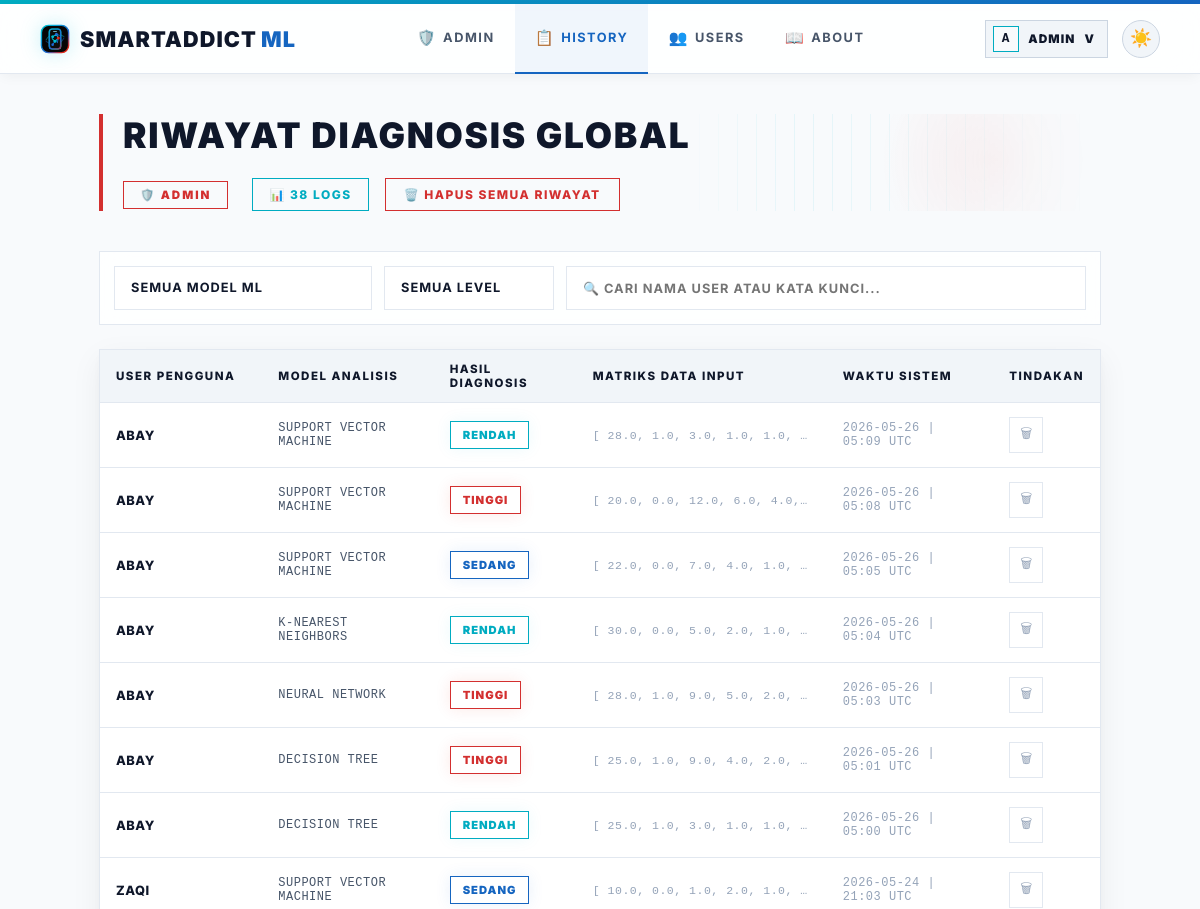
Before: /admin/history (signed in, upper part) with the older database file.
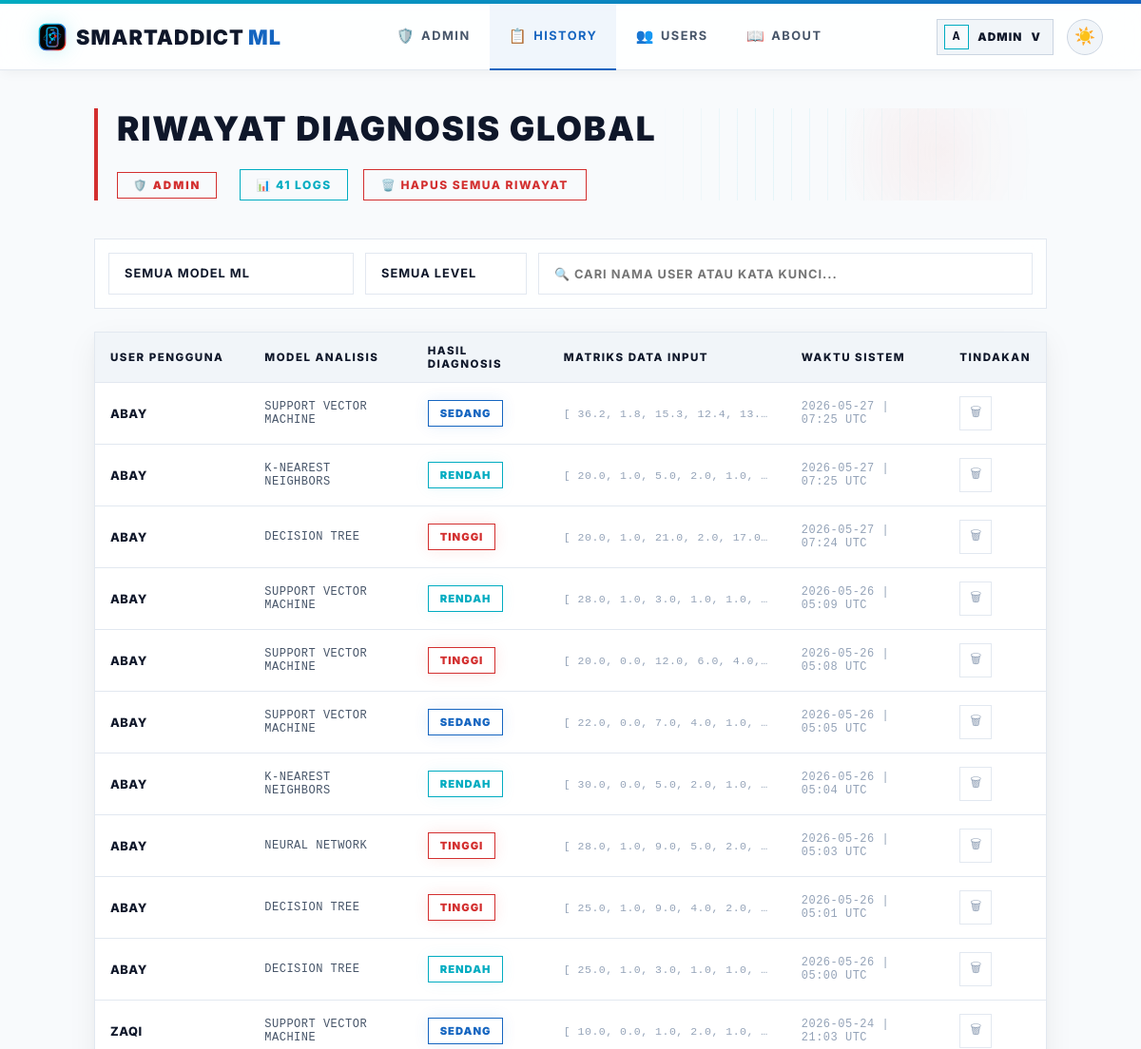
After: the same page with the newer database file.
### app.py (models this page shows, shortened)
class User(UserMixin, db.Model):
    id = db.Column(db.Integer, primary_key=True)
    username = db.Column(db.String(80), unique=True, nullable=False)
    password_hash = db.Column(db.String(200), nullable=False)
    role = db.Column(db.String(10), default='user')  # 'user' or 'admin'
    created_at = db.Column(db.DateTime, default=datetime.utcnow)
    predictions = db.relationship('Prediction', backref='user', lazy=True)
    @property
    def is_admin(self):
        return self.role == 'admin'

class Prediction(db.Model):
    id = db.Column(db.Integer, primary_key=True)
    user_id = db.Column(db.Integer, db.ForeignKey('user.id'), nullable=False)
    model_name = db.Column(db.String(50), nullable=False)
    input_values = db.Column(db.Text, nullable=False)  # JSON string
    result = db.Column(db.String(20), nullable=False)
    prediction_raw = db.Column(db.Integer, nullable=False)
    timestamp = db.Column(db.DateTime, default=datetime.utcnow)
    @property
    def input_list(self):
        return json.loads(self.input_values)

### app.py (the view)
@app.route("/admin/history")
@admin_required
def admin_history():
    all_preds = Prediction.query.order_by(Prediction.timestamp.desc()).all()
    return render_template("admin/all_history.html", predictions=all_preds, active_page='admin_history')

### app.py (called while the page is built)
@app.after_request
def add_no_cache(response):
    response.headers['Cache-Control'] = 'no-store, no-cache, must-revalidate, max-age=0'
    response.headers['Pragma'] = 'no-cache'
    response.headers['Expires'] = '0'
    return response

@login_manager.user_loader
def load_user(user_id):
    return User.query.get(int(user_id))

def admin_required(f):
    @wraps(f)
    @login_required
    def decorated(*args, **kwargs):
        if not current_user.is_admin:
            flash('Akses ditolak. Hanya admin yang bisa mengakses halaman ini.', 'error')
            return redirect(url_for('dashboard'))
        return f(*args, **kwargs)
    return decorated

### templates/admin/all_history.html (shortened to what this page needs)
{% extends "base.html" %}
{% block content %}
<main class="content">
    <div class="page-header">
        <div class="header-text">
            <h1>RIWAYAT DIAGNOSIS GLOBAL</h1>
        </div>
        <div class="header-actions">
            <span class="admin-badge" style="margin-right: 8px;">🛡️ ADMIN</span>
            <div class="count-badge">📊 <span id="vc">{{ predictions|length }}</span> LOGS</div>
            {% if predictions %}
            <form method="post" action="{{ url_for('admin_clear_all') }}" style="display:inline" onsubmit="return confirm('APAKAH ANDA YAKIN INGIN MENGHAPUS SELURUH LOG RIWAYAT DI SISTEM?')">
                <button type="submit" class="btn-danger">🗑️ HAPUS SEMUA RIWAYAT</button>
            </form>
            {% endif %}
        </div>
    </div>
    {% if predictions %}
    <div class="filter-bar">
        <select id="fM" onchange="af()">
            <option value="">SEMUA MODEL ML</option>
        </select>
        <select id="fL" onchange="af()">
            <option value="">SEMUA LEVEL</option>
        </select>
        <input type="text" id="fS" placeholder="🔍 CARI NAMA USER ATAU KATA KUNCI..." oninput="af()">
    </div>
    <div class="table-container">
        <table class="h-table">
            <thead>
                <tr>
                    <th>USER PENGGUNA</th>
                    <th>MODEL ANALISIS</th>
                    <th>HASIL DIAGNOSIS</th>
                    <th>MATRIKS DATA INPUT</th>
                    <th>WAKTU SISTEM</th>
                    <th>TINDAKAN</th>
                </tr>
            </thead>
            <tbody id="tb">
                {% for p in predictions %}
                <tr data-m="{{ p.model_name }}" data-l="{{ p.result }}" data-t="{{ p.user.username }} {{ p.model_name }} {{ p.result }}">
                    <td style="font-weight:800; color:var(--text-primary); text-transform: uppercase;">{{ p.user.username }}</td>
                    <td style="font-family: monospace; text-transform: uppercase; font-size: 0.75rem;">{{ p.model_name }}</td>
                    <td>
                        <span class="badge-sm {% if p.result == 'Rendah' %}r{% elif p.result == 'Sedang' %}s{% else %}t{% endif %}">
                            {{ p.result | upper }}
                        </span>
                    </td>
                    <td style="font-size:0.72rem; color:var(--text-muted); font-family:monospace; max-width:250px; overflow:hidden; text-overflow:ellipsis; white-space:nowrap" title="{{ p.input_list }}">
                        [
                        {% for val in p.input_list %}
                          {{ val | round(1) }}{% if not loop.last %}, {% endif %}
                        {% endfor %}
                    </td>
                    <td style="color:var(--text-muted); font-family: monospace; font-size:0.75rem">{{ p.timestamp.strftime('%Y-%m-%d | %H:%M UTC') }}</td>
                    <td>
                        <form method="post" action="{{ url_for('delete_prediction', pred_id=p.id) }}" onsubmit="return confirm('HAPUS LOG DIAGNOSIS INI?')">
                            <button class="del-btn" title="Hapus entry">🗑</button>
                        </form>
                    </td>
                </tr>
                {% endfor %}
            </tbody>
        </table>
    </div>
    {% else %}
    <div style="text-align:center; padding:64px; color:var(--text-muted); border: 1px dashed var(--border-card); text-transform: uppercase; letter-spacing: 1.5px; font-weight: 800;">
        📭 BELUM ADA REKAMAN LOG DIAGNOSIS DALAM SISTEM.
    </div>
    {% endif %}
</main>
{% endblock %}

### templates/base.html (shortened to what this page needs)
<!doctype html>
<html lang="id" data-theme="light">
<head>
</head>
<body>
    <div class="navbar-wrap">
        <nav class="navbar">
            <a href="{{ url_for('dashboard') }}" class="logo" style="text-decoration:none">
                <img class="logo-mark" src="{{ url_for('static', filename='img/smartaddict-logo.svg') }}" alt="" aria-hidden="true">
                <span>SmartAddict<span style="color:var(--m-blue-dark); font-weight: 900; margin-left: 4px;">ML</span></span>
            </a>
            <div class="nav-center">
                {% if current_user.is_authenticated and current_user.is_admin %}
                <a href="{{ url_for('admin_dashboard') }}" {% if active_page == 'admin_dashboard' %}class="active"{% endif %}><span class="nav-icon">🛡️</span>Admin</a>
                <a href="{{ url_for('admin_history') }}" {% if active_page == 'admin_history' %}class="active"{% endif %}><span class="nav-icon">📋</span>History</a>
                <a href="{{ url_for('admin_users') }}" {% if active_page == 'admin_users' %}class="active"{% endif %}><span class="nav-icon">👥</span>Users</a>
                <a href="{{ url_for('about') }}" {% if active_page == 'about' %}class="active"{% endif %}><span class="nav-icon">📖</span>About</a>
                {% else %}
                <a href="{{ url_for('dashboard') }}" {% if active_page == 'dashboard' %}class="active"{% endif %}><span class="nav-icon">📊</span>Dashboard</a>
                <a href="{{ url_for('about') }}" {% if active_page == 'about' %}class="active"{% endif %}><span class="nav-icon">📖</span>About</a>
                {% endif %}
            </div>
            <div class="nav-actions">
                {% if current_user.is_authenticated %}
                <div class="profile-menu" id="profileMenu">
                    <button type="button" class="profile-chip {% if active_page == 'profile' %}active{% endif %}" onclick="toggleProfileMenu(event)" aria-expanded="false" aria-controls="profileDropdown">
                        <span class="profile-chip-avatar">{{ current_user.username[0]|upper }}</span>
                        <span class="profile-chip-name">{{ current_user.username }}</span>
                        <span aria-hidden="true">v</span>
                    </button>
                </div>
                {% else %}
                <a href="{{ url_for('login') }}" class="btn-nav-login">Login</a>
                {% endif %}
                <button class="theme-toggle" id="themeToggle" onclick="toggleTheme()" title="Toggle tema">
                    <span id="themeIcon">🌙</span>
                </button>
            </div>
        </nav>
    </div>
    <div class="nav-spacer"></div>
    {% block content %}{% endblock %}
</body>
</html>

### templates/base.html (style rules this page uses)
*, *::before, *::after { box-sizing: border-box; margin: 0; padding: 0; }
:root, [data-theme="dark"] { --bg-primary: #050505; --bg-card: #0c0c0c; --bg-input: #121212; --border-card: #1f1f1f; --border-input: #292929; --text-primary: #ffffff; --text-secondary: #b3b3b3; --text-muted: #666666; --navbar-bg: rgba(5, 5, 5, 0.85); --navbar-border: #1f1f1f; --navbar-shadow: none; --m-blue-light: #00bcd4; --m-blue-dark: #1c69d4; --m-red: #e22718; --accent-cyan: #00bcd4; --accent-blue: #1c69d4; --accent-purple: #9c27b0; --accent-emerald: #34d399; --accent-rose: #e22718; --accent-amber: #fbbf24; --nav-active-bg: rgba(255, 255, 255, 0.05); --nav-active-glow: none; --card-shadow: 0 10px 30px rgba(0, 0, 0, 0.5); --text-logo-dark: #ffffff; }
[data-theme="light"] { --bg-primary: #f8fafc; --bg-card: #ffffff; --bg-input: #f1f5f9; --border-card: #e2e8f0; --border-input: #cbd5e1; --text-primary: #0f172a; --text-secondary: #475569; --text-muted: #94a3b8; --navbar-bg: rgba(255, 255, 255, 0.85); --navbar-border: #e2e8f0; --navbar-shadow: 0 4px 12px -2px rgba(0, 0, 0, 0.05); --m-blue-light: #00acc1; --m-blue-dark: #1565c0; --m-red: #d32f2f; --accent-cyan: #00acc1; --accent-blue: #1565c0; --accent-purple: #7b1fa2; --accent-emerald: #2e7d32; --accent-rose: #c2185b; --accent-amber: #f57c00; --nav-active-bg: rgba(21, 101, 192, 0.06); --nav-active-glow: none; --card-shadow: 0 10px 30px rgba(15, 23, 42, 0.06), 0 4px 10px rgba(15, 23, 42, 0.03); --text-logo-dark: #0f172a; }
body { font-family: 'Inter', system-ui, -apple-system, sans-serif; background: var(--bg-primary); color: var(--text-primary); min-height: 100vh; overflow-x: hidden; }
.navbar-wrap { position: fixed; top: 0; left: 0; right: 0; z-index: 50; width: 100%; }
.navbar { background: var(--navbar-bg); border-bottom: 1px solid var(--navbar-border); backdrop-filter: blur(16px); -webkit-backdrop-filter: blur(16px); box-shadow: var(--navbar-shadow); padding: 0 40px; height: 70px; display: flex; align-items: center; justify-content: space-between; }
.nav-spacer { height: 74px; }
.logo { font-family: 'Inter', sans-serif; font-size: 1.35rem; font-weight: 900; letter-spacing: 0.05em; text-transform: uppercase; color: var(--text-logo-dark); white-space: nowrap; user-select: none; display: inline-flex; align-items: center; gap: 10px; }
.logo-mark { width: 30px; height: 30px; display: block; filter: drop-shadow(0 0 10px rgba(0, 188, 212, 0.22)); }
.nav-center { display: flex; align-items: center; height: 100%; }
.nav-center a { padding: 0 20px; font-size: 0.8rem; font-weight: 700; color: var(--text-secondary); text-decoration: none; text-transform: uppercase; letter-spacing: 1.5px; height: 70px; display: inline-flex; align-items: center; transition: all 0.2s ease; border-bottom: 2px solid transparent; }
.nav-center a.active { color: var(--m-blue-dark); background: var(--nav-active-bg); border-bottom: 2px solid var(--m-blue-dark); }
.nav-center a .nav-icon { margin-right: 6px; font-size: 0.95rem; }
.nav-actions { display: flex; align-items: center; gap: 14px; }
.profile-menu { position: relative; }
.profile-chip { display: inline-flex; align-items: center; gap: 9px; height: 38px; padding: 0 12px 0 7px; border-radius: 0px; border: 1px solid var(--border-input); background: var(--bg-input); color: var(--text-primary); cursor: pointer; font-family: inherit; font-size: 0.74rem; font-weight: 900; letter-spacing: 1.1px; text-transform: uppercase; transition: all 0.25s ease; }
.profile-chip-avatar { width: 26px; height: 26px; display: inline-flex; align-items: center; justify-content: center; background: var(--bg-primary); border: 1px solid var(--m-blue-light); color: var(--text-primary); font-family: monospace; font-size: 0.8rem; font-weight: 900; }
.profile-chip-name { max-width: 120px; overflow: hidden; text-overflow: ellipsis; white-space: nowrap; }
.theme-toggle { display: inline-flex !important; align-items: center; justify-content: center; width: 38px; height: 38px; border-radius: 50%; background: var(--bg-input); border: 1px solid var(--border-input); color: var(--text-primary); cursor: pointer; transition: all 0.3s cubic-bezier(0.4, 0, 0.2, 1); outline: none; font-size: 1.1rem; }

Changed rows visible on the page:
added Prediction: user.username "ABAY", model_name "SUPPORT VECTOR MACHINE", result "SEDANG", val "36.2" "1.8" "15.3" "12.4" "13.…", timestamp "2026-05-27 | 07:25 UTC"
added Prediction: user.username "ABAY", model_name "K-NEAREST NEIGHBORS", result "RENDAH", val "20.0" "1.0" "5.0" "2.0" "1.0", timestamp "2026-05-27 | 07:25 UTC"
added Prediction: user.username "ABAY", model_name "DECISION TREE", result "TINGGI", val "20.0" "1.0" "21.0" "2.0" "17.0", timestamp "2026-05-27 | 07:24 UTC"
Other visible differences:
{{ predictions|length }}: "38" → "41"
